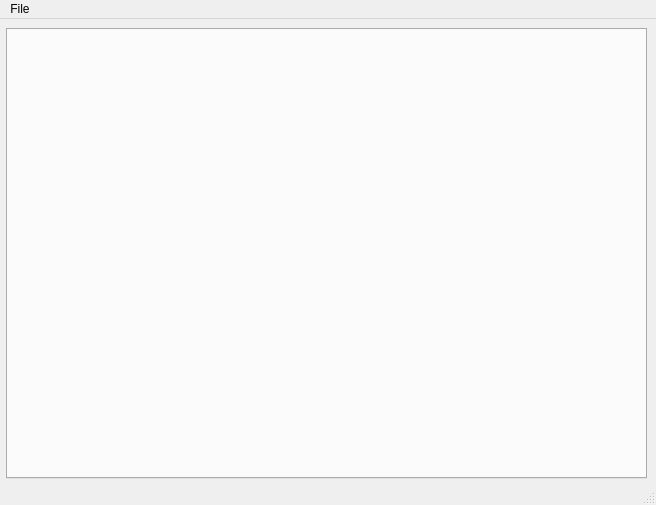
<?xml version="1.0" encoding="UTF-8"?>
<ui version="4.0">
 <class>gui_editor_window</class>
 <widget class="QMainWindow" name="gui_editor_window">
  <property name="geometry">
   <rect>
    <x>0</x>
    <y>0</y>
    <width>656</width>
    <height>505</height>
   </rect>
  </property>
  <property name="windowTitle">
   <string>MainWindow</string>
  </property>
  <widget class="QWidget" name="centralwidget">
   <widget class="QTabWidget" name="tw_states">
    <property name="geometry">
     <rect>
      <x>6</x>
      <y>9</y>
      <width>641</width>
      <height>451</height>
     </rect>
    </property>
    <property name="currentIndex">
     <number>-1</number>
    </property>
   </widget>
  </widget>
  <widget class="QMenuBar" name="menubar">
   <property name="geometry">
    <rect>
     <x>0</x>
     <y>0</y>
     <width>656</width>
     <height>21</height>
    </rect>
   </property>
   <widget class="QMenu" name="menuFile">
    <property name="title">
     <string>File</string>
    </property>
    <addaction name="actionNew"/>
   </widget>
   <addaction name="menuFile"/>
  </widget>
  <widget class="QStatusBar" name="statusbar"/>
  <action name="actionNew">
   <property name="text">
    <string>New</string>
   </property>
  </action>
 </widget>
 <resources/>
 <connections/>
</ui>
